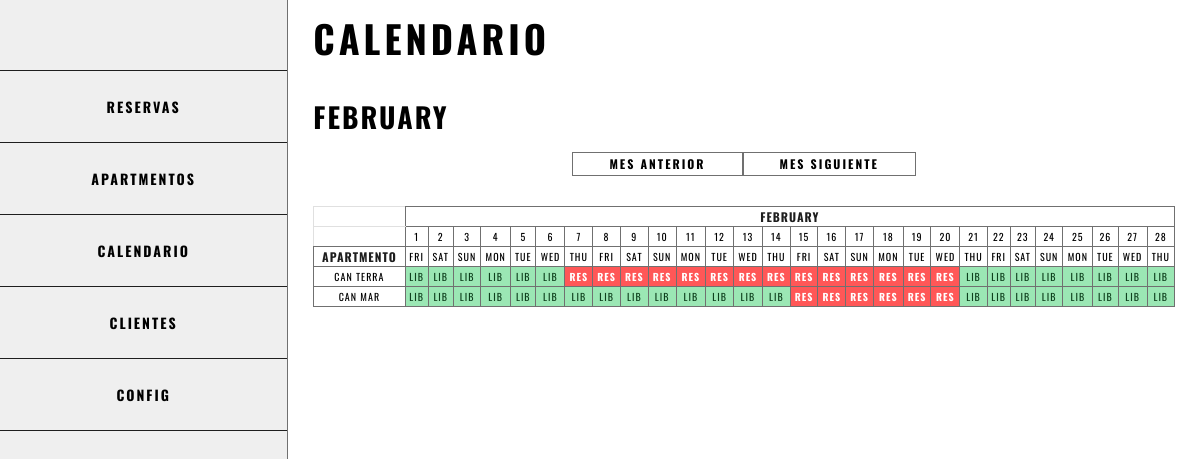
The app's page /admin/calendar.php, older data.
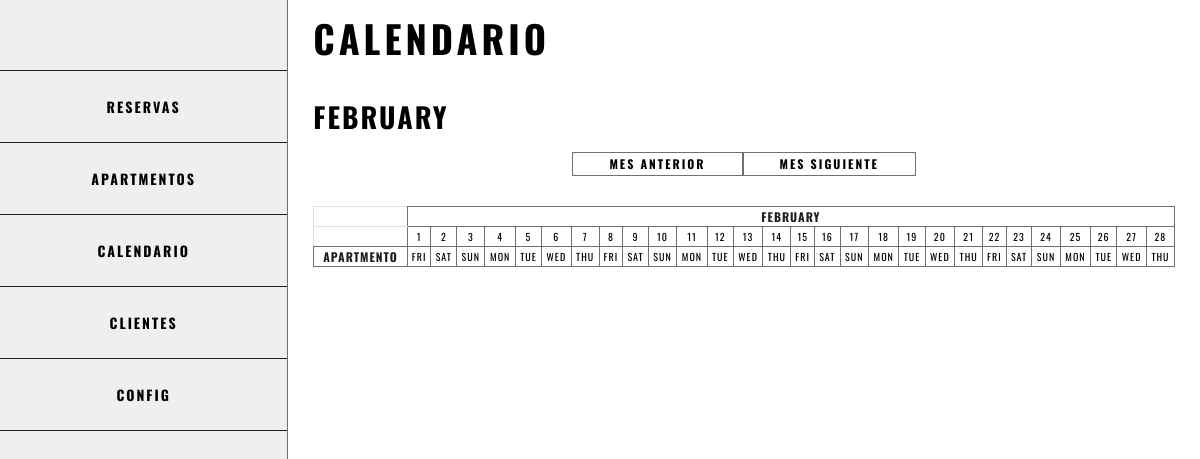
The same page, newer data.
### tables this page shows
CREATE TABLE `apartments` (
  `id` int(11) NOT NULL,
  `name` varchar(255) NOT NULL,
  `desc_1` text NOT NULL,
  `desc_2` text NOT NULL,
  `adults` int(11) NOT NULL,
  `children` int(11) NOT NULL,
  `p_1` int(11) NOT NULL,
  `p_2` int(11) NOT NULL,
  `p_3` int(11) NOT NULL,
  `p_4` int(11) NOT NULL,
  `p_1_a` int(11) DEFAULT '0',
  `p_2_a` int(11) DEFAULT '0',
  `p_3_a` int(11) DEFAULT '0',
  `p_4_a` int(11) DEFAULT '0',
  `s_1_start` date NOT NULL,
  `s_1_end` date NOT NULL,
  `s_2_start` date NOT NULL,
  `s_2_end` date NOT NULL,
  `s_3_start` date NOT NULL,
  `s_3_end` date NOT NULL,
  `s_4_start` date NOT NULL,
  `s_4_end` date NOT NULL
);

### admin/calendar.php (called while the page is built, shortened)
<?php
    require('../config/start.php');
    require('../include/functions.php');
    if(!isset($_GET['page'])){
        $pageNo = 1;
    } else {
        $pageNo = (int)$_GET['page'];
    }
    $currentMonth = calendarCheck($pageNo);
    $totalDays = cal_days_in_month(CAL_GREGORIAN, $currentMonth['month'], $currentMonth['year']);
    $monthname = (new DateTime($currentMonth['month']."/1/".$currentMonth['year']))->format('F');
    $apartments = getApartments($db);
?>
<?php
    require('../views/layout/admin_header.php');
?>
<?php require('../views/admin/calendar.php'); ?>
<?php require('../views/layout/admin_footer.php'); ?>

### include/functions.php (called while the page is built, shortened)
<?php
function calendarCheck($page)
{
    $current_month = date('n');
    $current_year = date('Y');
    if($page > 0){
        for($i = 1; $i < $page; $i++){
            if($current_month == 1){
                $current_year--;
                $current_month = 12;
            } else {
                $current_month--;
            }
        }
    }
    return [
        'month'=>$current_month,
        'year'=>$current_year
    ];
}
function getRange($from, $to) {
    $start = new DateTime($from);
    $end = new DateTime($to);
    $end->modify('+1 day');
    $interval = DateInterval::createFromDateString('1 day');
    return new DatePeriod($start, $interval, $end);
}
function getApartments($db)
{
    $apt_query = "SELECT * FROM `apartments`";
    $stmt = $db->prepare($apt_query);
    $stmt->execute();
    return $stmt->fetchAll();
}
function isCalendarReserved($from, $to, $apt_id, $db) {
    $selectApartments = "SELECT `res_no`,`start_date`, `end_date` FROM `reserve` WHERE `apt_id`=:apt_id";
    $stmt = $db->prepare($selectApartments);
    $stmt->execute(['apt_id'=>$apt_id]);
    $results = $stmt->fetchAll();
    $givenDates = getRange($from, $to);
    $dateChecks = [];
    foreach($givenDates as $dt) {
        $dateChecks[] = $dt->format("m/d/Y");
    }
    foreach ($results as $reserve) {
        $reserveRanges = getRange($reserve['start_date'], $reserve['end_date']);
        $reservedChecks = [];
        foreach($reserveRanges as $dt) {
            $reservedChecks[] = $dt->format("m/d/Y");
        }
       foreach($dateChecks as $dateCheck){
           foreach ($reservedChecks as $reservedCheck) {
               if($dateCheck == $reservedCheck){
                   return $reserve;
               }
           }
       }
    }
    return false;
}

### views/admin/calendar.php (the view, shortened to what this page needs)
<div class="month-title">
    <h2><?=$monthname?></h2>
</div>
<div class="month-select">
    <a href="calendar.php?page=<?=$pageNo+1?>">Mes Anterior</a>
    <a href="calendar.php?page=<?=$pageNo-1?>">Mes Siguiente</a>
</div>
<div class="month-table">
    <table>
        <tr>
            <td></td>
            <th colspan="<?=$totalDays?>"><?=$monthname?></th>
        </tr>
        <tr>
            <td></td>
            <?php for($i = 1; $i <= $totalDays; $i++): ?>
            <td><?=$i?></td>
            <?php endfor;?>
        </tr>
        <tr>
            <th>Apartmento</th>
            <?php for($i = 1; $i <= $totalDays; $i++): ?>
            <td><?=(new DateTime($currentMonth['month']."/$i/".$currentMonth['year']))->format('D')?></td>
            <?php endfor;?>
        </tr>
        <?php foreach ($apartments as $apartment): ?>
            <tr>
                <td><?=$apartment['name']?></td>
                <?php for($i = 1; $i <= $totalDays; $i++): ?>
                    <?php
                        $isReserved = isCalendarReserved(
                            (new DateTime($currentMonth['month']."/$i/".$currentMonth['year']))->format('Y-m-d H:i:s'),
                            (new DateTime($currentMonth['month']."/$i/".$currentMonth['year']))->format('Y-m-d H:i:s'),
                            $apartment['id'],
                            $db);
                    ?>
                    <td class="<?=(!$isReserved)?'isGreen':'isRed'?>">
                        <?=(!$isReserved)?'Lib':'<a href=calendar.php?page='.$pageNo.'&res_no='.$isReserved['res_no'].'&day='.$i.'>RES</a>'?>
                    </td>
                <?php endfor;?>
            </tr>
        <?php endforeach; ?>
    </table>
</div>

Row changes from the older to the newer data that the page shows:
removed apartments: name "CAN TERRA"
removed apartments: name "CAN MAR"
